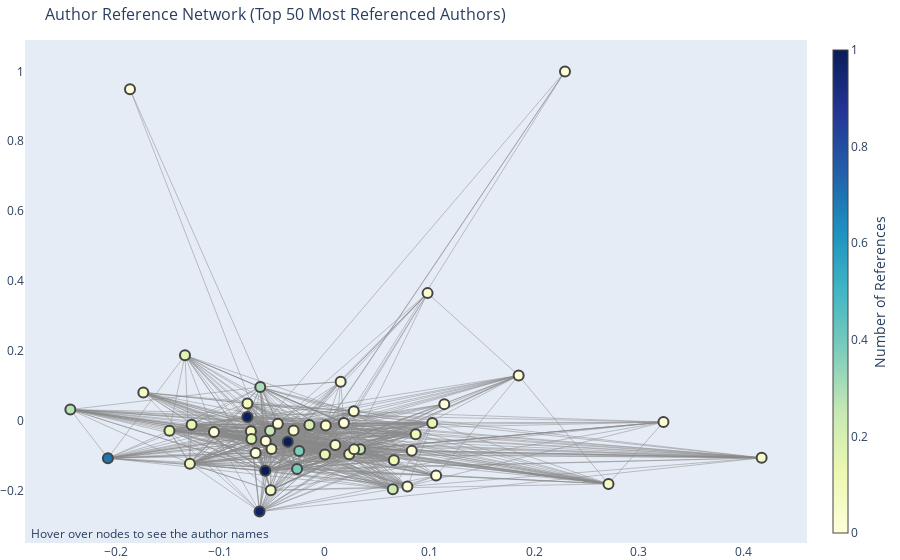

The notebook cell saved with this chart:
### Code cell
import pandas as pd
import networkx as nx
import plotly.graph_objs as go
import numpy as np

# Load the CSV file into a pandas DataFrame
input_file = 'final.csv'  # Path to the updated CSV file
df = pd.read_csv(input_file)

# Step 1: Create a matrix (pivot table) of how many times each author referenced another author
author_reference_matrix = df.pivot_table(index='author_of_book', columns='full_author_referenced', aggfunc='size', fill_value=0)

# Step 2: Count how many times each author was referenced (column sums)
authors_referenced = author_reference_matrix.sum(axis=0)

# Step 3: Get the top 50 authors who were referenced the most (from the entire dataset)
top_50_authors_referenced = authors_referenced.sort_values(ascending=False).head(50).index

# Step 4: Filter the dataset to only include references made by and to the top 50 authors
filtered_df = df[df['author_of_book'].isin(top_50_authors_referenced) & df['full_author_referenced'].isin(top_50_authors_referenced)]

# Step 5: Recreate the matrix to reflect only the top 50 references
top_50_reference_matrix = filtered_df.pivot_table(index='author_of_book', columns='full_author_referenced', aggfunc='size', fill_value=0)

# Step 6: Count how many times each top 50 author was referenced by others in the top 50
top_50_authors_referenced_filtered = top_50_reference_matrix.sum(axis=0)

# Step 7: Create a directed graph using only the top 50 most referenced authors
G = nx.DiGraph()

# Add edges from author_of_book to full_author_referenced with weights
for index, row in filtered_df.iterrows():
    author = row['author_of_book']
    referenced_author = row['full_author_referenced']
    
    # If the edge already exists, increase the weight by 1
    if G.has_edge(author, referenced_author):
        G[author][referenced_author]['weight'] += 1
    else:
        G.add_edge(author, referenced_author, weight=1)

# Step 8: Normalize reference counts for color coding (map 50 - 2,000 reference range to 0 - 1)
min_ref, max_ref = 50, 2000
normalized_reference_counts = (top_50_authors_referenced_filtered - min_ref) / (max_ref - min_ref)
normalized_reference_counts = np.clip(normalized_reference_counts, 0, 1)  # Clip to keep within [0, 1]

# Step 9: Use Plotly to create an interactive visualization

# Use spring layout for positioning nodes (with a larger `k` value for better spacing)
pos = nx.spring_layout(G, k=1.5, iterations=100)

# Create edge traces
edge_trace = go.Scatter(
    x=[],
    y=[],
    line=dict(width=0.5, color='#888'),
    hoverinfo='none',
    mode='lines')

for edge in G.edges():
    x0, y0 = pos[edge[0]]
    x1, y1 = pos[edge[1]]
    edge_trace['x'] = edge_trace['x'] + (x0, x1, None)
    edge_trace['y'] = edge_trace['y'] + (y0, y1, None)

# Create node traces with hover text and color based on reference counts
node_trace = go.Scatter(
    x=[],
    y=[],
    text=[],
    mode='markers',
    hoverinfo='text',
    marker=dict(
        showscale=True,
        colorscale='YlGnBu',  # Use a colorscale that goes from light to dark
        cmin=0,  # Minimum value for the color scale (corresponding to min reference count)
        cmax=1,  # Maximum value for the color scale (corresponding to max reference count)
        color=[],
        size=10,
        colorbar=dict(
            thickness=15,
            title='Number of References',
            xanchor='left',
            titleside='right'
        ),
        line_width=2))

# Add node positions and colors based on reference counts
for node in G.nodes():
    x, y = pos[node]
    node_trace['x'] += (x,)
    node_trace['y'] += (y,)

    # Set the hover text for each node and map the normalized reference count to the color
    node_trace['text'] += (node,)
    node_trace['marker']['color'] += (normalized_reference_counts[node],)

# Step 10: Create the figure layout and plot it
fig = go.Figure(data=[edge_trace, node_trace],
             layout=go.Layout(
                title='Author Reference Network (Top 50 Most Referenced Authors)',
                titlefont_size=16,
                showlegend=False,
                hovermode='closest',
                margin=dict(b=0,l=0,r=0,t=40),
                annotations=[dict(
                    text="Hover over nodes to see the author names",
                    showarrow=False,
                    xref="paper", yref="paper",
                    x=0.005, y=-0.002 )],
                xaxis=dict(showgrid=False, zeroline=False),
                yaxis=dict(showgrid=False, zeroline=False))
                )

# Display the graph
fig.show()

### Figure 1 — Plotly figure (JSON) as saved in the notebook; plotly's stock layout.template omitted (floating-point values rounded to 4 significant figures; data arrays with more than 128 entries replaced by an {"elided": "..."} marker saying what was removed)
{"data": [{"hoverinfo": "none", "line": {"color": "#888", "width": 0.5}, "mode": "lines", "type": "scatter", "x": {"elided": "2382 float values"}, "y": {"elided": "2382 float values"}}, {"hoverinfo": "text", "marker": {"cmax": 1, "cmin": 0, "color": [0.01282, 1, 0.3774, 0.08051, 0.1436, 0.9918, 0.09077, 0.07897, 0.06513, 0.03026, 0.0641, 0.3903, 0.1882, 0.08, 0.03026, 0.2559, 0.009744, 0.16, 0.09026, 0.06872, 0.9662, 0.03077, 0.06308, 0.01179, 1, 0.1005, 0.07795, 0.006667, 0.279, 0.1087, 0.01692, 0.6933, 0.2287, 0.3, 0, 0.1369, 0.2538, 0.1426, 0, 0, 0.1636, 0.1318, 0, 0, 0.001026, 0, 0, 0.02769, 0, 0], "colorbar": {"thickness": 15, "title": {"side": "right", "text": "Number of References"}, "xanchor": "left"}, "colorscale": [[0, "rgb(255,255,217)"], [0.125, "rgb(237,248,177)"], [0.25, "rgb(199,233,180)"], [0.375, "rgb(127,205,187)"], [0.5, "rgb(65,182,196)"], [0.625, "rgb(29,145,192)"], [0.75, "rgb(34,94,168)"], [0.875, "rgb(37,52,148)"], [1, "rgb(8,29,88)"]], "line": {"width": 2}, "showscale": true, "size": 10}, "mode": "markers", "text": ["Renan, Ernest", "Aristotle", "Cicero", "Epictetus", "Horace", "Kant, Immanuel", "Aurelius, Emperor of Rome", "Aurelius", "Origen", "Pascal, Blaise", "Plotinus", "Plutarch", "Seneca, Lucius Annaeus", "Theophrastus", "Frazer", "Augustine", "Erasmus", "Hegel, Georg Wilhelm Friedrich", "Hippolytus, Antipope", "Holland, E. G. (Elihu Goodwin)", "Homer", "Ibn Tufayl, Muhammad ibn 'Abd al-Malik", "Lucretius Carus, Titus", "Maimonides, Moses", "Plato", "Xenophon", "Voltaire", "Confucius", "Descartes", "Hobbes, Thomas", "Ignatius, of Loyola, Saint", "Locke, John", "Newton, Isaac", "Spinoza, Benedictus de", "Freud", "Hume, David", "Schopenhauer, Arthur", "Berkeley", "Russell, Bertrand", "Nietzsche, Friedrich Wilhelm", "Rousseau, Jean-Jacques", "Schiller, Friedrich", "Whitefield, George", "Whewell, William", "Coleridge", "Paine, Thomas", "Emerson", "Leibniz, Gottfried Wilhelm, Freiherr von", "Melanchthon, Philipp", "Keble, John"], "type": "scatter", "x": [0.02759, -0.0355, -0.02474, -0.1292, 0.1026, -0.07423, -0.07417, -0.07086, -0.05189, 0.0007351, -0.05114, -0.02668, -0.01488, -0.1737, 0.009844, 0.03363, 0.07882, -0.07033, 0.02315, 0.2711, -0.06256, 0.09812, 0.4176, 0.01501, -0.05712, 0.0659, 0.02787, 0.1852, -0.2435, 0.08676, 0.3237, -0.2076, 0.06487, -0.0619, 0.08298, -0.1488, -0.05251, -0.1275, -0.1061, -0.05668, -0.1339, -3.915e-05, -0.1865, -0.06637, 0.01811, 0.1063, -0.04509, -0.03005, 0.1141, 0.2295], "y": [0.02748, -0.0595, -0.08617, -0.1225, -0.006169, 0.01124, 0.0497, -0.02993, -0.1987, -0.01326, -0.08084, -0.1378, -0.01179, 0.08139, -0.06934, -0.08104, -0.1878, -0.05163, -0.09579, -0.1804, -0.2597, 0.3655, -0.1058, 0.1117, -0.1425, -0.1125, -0.08161, 0.1299, 0.03234, -0.03853, -0.003536, -0.1069, -0.1957, 0.09659, -0.08591, -0.02829, -0.02839, -0.01126, -0.03224, -0.05755, 0.1877, -0.09639, 0.9489, -0.09231, -0.00638, -0.1567, -0.00799, -0.02753, 0.04785, 1]}], "layout": {"annotations": [{"showarrow": false, "text": "Hover over nodes to see the author names", "x": 0.005, "xref": "paper", "y": -0.002, "yref": "paper"}], "hovermode": "closest", "margin": {"b": 0, "l": 0, "r": 0, "t": 40}, "showlegend": false, "title": {"font": {"size": 16}, "text": "Author Reference Network (Top 50 Most Referenced Authors)"}, "xaxis": {"showgrid": false, "zeroline": false}, "yaxis": {"showgrid": false, "zeroline": false}}}
